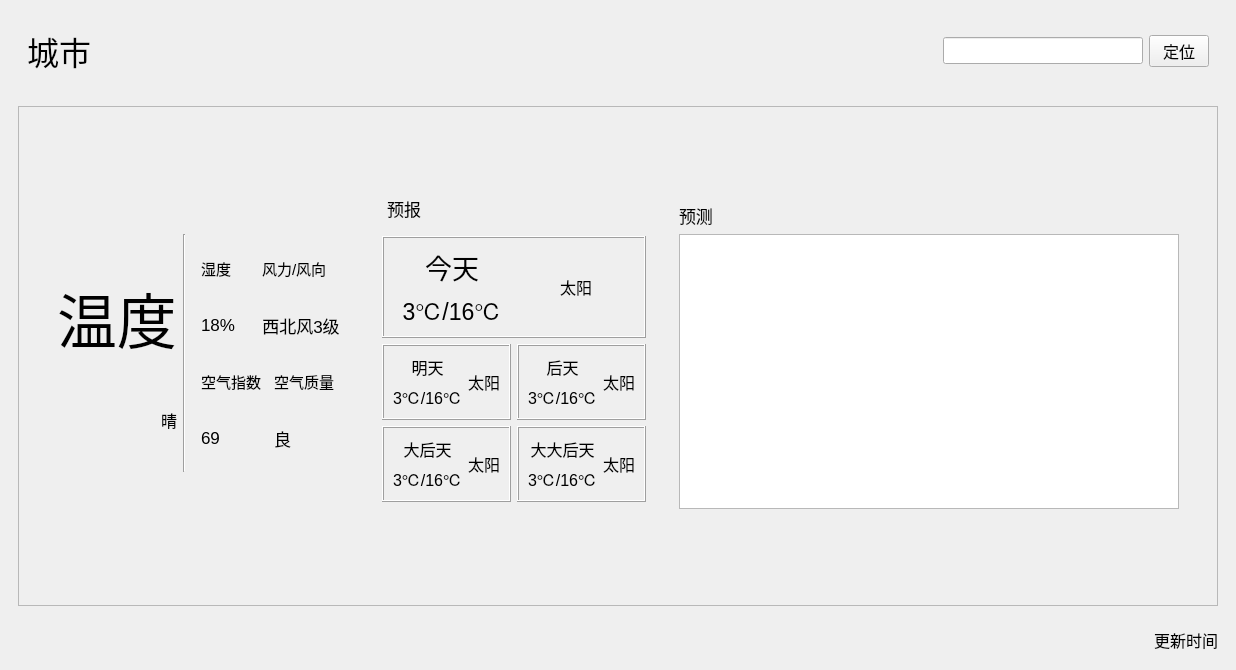
<?xml version="1.0" encoding="UTF-8"?>
<ui version="4.0">
 <class>MainWindow</class>
 <widget class="QMainWindow" name="MainWindow">
  <property name="geometry">
   <rect>
    <x>0</x>
    <y>0</y>
    <width>1236</width>
    <height>670</height>
   </rect>
  </property>
  <property name="minimumSize">
   <size>
    <width>400</width>
    <height>300</height>
   </size>
  </property>
  <property name="font">
   <font>
    <pointsize>12</pointsize>
   </font>
  </property>
  <property name="windowTitle">
   <string>MainWindow</string>
  </property>
  <property name="styleSheet">
   <string notr="true"/>
  </property>
  <widget class="QWidget" name="centralwidget">
   <property name="styleSheet">
    <string notr="true"/>
   </property>
   <layout class="QGridLayout" name="gridLayout_14">
    <item row="1" column="0">
     <widget class="QWidget" name="widget" native="true">
      <layout class="QGridLayout" name="gridLayout_4">
       <item row="0" column="0">
        <widget class="QWidget" name="widget_8" native="true">
         <layout class="QHBoxLayout" name="horizontalLayout">
          <item>
           <widget class="QLabel" name="labelCity">
            <property name="font">
             <font>
              <pointsize>24</pointsize>
             </font>
            </property>
            <property name="text">
             <string>城市</string>
            </property>
           </widget>
          </item>
          <item>
           <widget class="QLineEdit" name="lineEditSearch">
            <property name="maximumSize">
             <size>
              <width>200</width>
              <height>16777215</height>
             </size>
            </property>
           </widget>
          </item>
          <item>
           <widget class="QPushButton" name="btnSearch">
            <property name="maximumSize">
             <size>
              <width>60</width>
              <height>16777215</height>
             </size>
            </property>
            <property name="text">
             <string>定位</string>
            </property>
           </widget>
          </item>
         </layout>
        </widget>
       </item>
       <item row="4" column="0">
        <widget class="QScrollArea" name="scrollArea">
         <property name="minimumSize">
          <size>
           <width>500</width>
           <height>500</height>
          </size>
         </property>
         <property name="widgetResizable">
          <bool>true</bool>
         </property>
         <widget class="QWidget" name="scrollAreaWidgetContents">
          <property name="geometry">
           <rect>
            <x>0</x>
            <y>0</y>
            <width>1222</width>
            <height>481</height>
           </rect>
          </property>
          <layout class="QGridLayout" name="gridLayout_15">
           <item row="0" column="0">
            <widget class="QWidget" name="widget_2" native="true">
             <layout class="QGridLayout" name="gridLayout_11">
              <item row="0" column="3">
               <widget class="QWidget" name="widget_4" native="true">
                <layout class="QVBoxLayout" name="verticalLayout_8">
                 <item>
                  <spacer name="verticalSpacer_7">
                   <property name="orientation">
                    <enum>Qt::Vertical</enum>
                   </property>
                   <property name="sizeHint" stdset="0">
                    <size>
                     <width>20</width>
                     <height>40</height>
                    </size>
                   </property>
                  </spacer>
                 </item>
                 <item>
                  <widget class="QLabel" name="label_3">
                   <property name="font">
                    <font>
                     <pointsize>13</pointsize>
                    </font>
                   </property>
                   <property name="text">
                    <string>   预报</string>
                   </property>
                  </widget>
                 </item>
                 <item>
                  <widget class="QWidget" name="widget_7" native="true">
                   <layout class="QGridLayout" name="gridLayout_10">
                    <item row="0" column="0">
                     <widget class="QFrame" name="frame">
                      <property name="minimumSize">
                       <size>
                        <width>0</width>
                        <height>100</height>
                       </size>
                      </property>
                      <property name="frameShape">
                       <enum>QFrame::Box</enum>
                      </property>
                      <property name="frameShadow">
                       <enum>QFrame::Raised</enum>
                      </property>
                      <layout class="QGridLayout" name="gridLayout_9">
                       <item row="0" column="0">
                        <layout class="QVBoxLayout" name="verticalLayout_6">
                         <item>
                          <widget class="QLabel" name="labelDay1">
                           <property name="font">
                            <font>
                             <pointsize>20</pointsize>
                            </font>
                           </property>
                           <property name="text">
                            <string>今天</string>
                           </property>
                           <property name="alignment">
                            <set>Qt::AlignCenter</set>
                           </property>
                          </widget>
                         </item>
                         <item>
                          <widget class="QLabel" name="labelDay1Temperature">
                           <property name="font">
                            <font>
                             <pointsize>17</pointsize>
                            </font>
                           </property>
                           <property name="text">
                            <string>3℃/16℃</string>
                           </property>
                           <property name="alignment">
                            <set>Qt::AlignCenter</set>
                           </property>
                          </widget>
                         </item>
                        </layout>
                       </item>
                       <item row="0" column="1">
                        <widget class="QLabel" name="labelDay1WeatherImg">
                         <property name="text">
                          <string>太阳</string>
                         </property>
                         <property name="alignment">
                          <set>Qt::AlignCenter</set>
                         </property>
                        </widget>
                       </item>
                      </layout>
                     </widget>
                    </item>
                    <item row="1" column="0">
                     <layout class="QGridLayout" name="gridLayout">
                      <item row="0" column="1">
                       <widget class="QFrame" name="frame_2">
                        <property name="frameShape">
                         <enum>QFrame::Box</enum>
                        </property>
                        <property name="frameShadow">
                         <enum>QFrame::Raised</enum>
                        </property>
                        <layout class="QGridLayout" name="gridLayout_6">
                         <item row="0" column="0">
                          <layout class="QVBoxLayout" name="verticalLayout_2">
                           <item>
                            <widget class="QLabel" name="labelDay3">
                             <property name="text">
                              <string>后天</string>
                             </property>
                             <property name="alignment">
                              <set>Qt::AlignCenter</set>
                             </property>
                            </widget>
                           </item>
                           <item>
                            <widget class="QLabel" name="labelDay3Temperature">
                             <property name="text">
                              <string>3℃/16℃</string>
                             </property>
                             <property name="alignment">
                              <set>Qt::AlignCenter</set>
                             </property>
                            </widget>
                           </item>
                          </layout>
                         </item>
                         <item row="0" column="1">
                          <widget class="QLabel" name="labelDay3WeatherImg">
                           <property name="text">
                            <string>太阳</string>
                           </property>
                           <property name="alignment">
                            <set>Qt::AlignCenter</set>
                           </property>
                          </widget>
                         </item>
                        </layout>
                       </widget>
                      </item>
                      <item row="1" column="0">
                       <widget class="QFrame" name="frame_3">
                        <property name="frameShape">
                         <enum>QFrame::Box</enum>
                        </property>
                        <property name="frameShadow">
                         <enum>QFrame::Raised</enum>
                        </property>
                        <layout class="QGridLayout" name="gridLayout_7">
                         <item row="0" column="0">
                          <layout class="QVBoxLayout" name="verticalLayout_4">
                           <item>
                            <widget class="QLabel" name="labelDay4">
                             <property name="text">
                              <string>大后天</string>
                             </property>
                             <property name="alignment">
                              <set>Qt::AlignCenter</set>
                             </property>
                            </widget>
                           </item>
                           <item>
                            <widget class="QLabel" name="labelDay4Temperature">
                             <property name="text">
                              <string>3℃/16℃</string>
                             </property>
                             <property name="alignment">
                              <set>Qt::AlignCenter</set>
                             </property>
                            </widget>
                           </item>
                          </layout>
                         </item>
                         <item row="0" column="1">
                          <widget class="QLabel" name="labelDay4WeatherImg">
                           <property name="text">
                            <string>太阳</string>
                           </property>
                           <property name="alignment">
                            <set>Qt::AlignCenter</set>
                           </property>
                          </widget>
                         </item>
                        </layout>
                       </widget>
                      </item>
                      <item row="1" column="1">
                       <widget class="QFrame" name="frame_5">
                        <property name="frameShape">
                         <enum>QFrame::Box</enum>
                        </property>
                        <property name="frameShadow">
                         <enum>QFrame::Raised</enum>
                        </property>
                        <layout class="QGridLayout" name="gridLayout_8">
                         <item row="0" column="0">
                          <layout class="QVBoxLayout" name="verticalLayout_5">
                           <item>
                            <widget class="QLabel" name="labelDay5">
                             <property name="text">
                              <string>大大后天</string>
                             </property>
                             <property name="alignment">
                              <set>Qt::AlignCenter</set>
                             </property>
                            </widget>
                           </item>
                           <item>
                            <widget class="QLabel" name="labelDay5Temperature">
                             <property name="text">
                              <string>3℃/16℃</string>
                             </property>
                             <property name="alignment">
                              <set>Qt::AlignCenter</set>
                             </property>
                            </widget>
                           </item>
                          </layout>
                         </item>
                         <item row="0" column="1">
                          <widget class="QLabel" name="labelDay5WeatherImg">
                           <property name="text">
                            <string>太阳</string>
                           </property>
                           <property name="alignment">
                            <set>Qt::AlignCenter</set>
                           </property>
                          </widget>
                         </item>
                        </layout>
                       </widget>
                      </item>
                      <item row="0" column="0">
                       <widget class="QFrame" name="frame_4">
                        <property name="frameShape">
                         <enum>QFrame::Box</enum>
                        </property>
                        <property name="frameShadow">
                         <enum>QFrame::Raised</enum>
                        </property>
                        <property name="lineWidth">
                         <number>1</number>
                        </property>
                        <layout class="QGridLayout" name="gridLayout_5">
                         <item row="0" column="0">
                          <layout class="QVBoxLayout" name="verticalLayout">
                           <item>
                            <widget class="QLabel" name="labelDay2">
                             <property name="text">
                              <string>明天</string>
                             </property>
                             <property name="alignment">
                              <set>Qt::AlignCenter</set>
                             </property>
                            </widget>
                           </item>
                           <item>
                            <widget class="QLabel" name="labelDay2Temperature">
                             <property name="text">
                              <string>3℃/16℃</string>
                             </property>
                             <property name="textFormat">
                              <enum>Qt::RichText</enum>
                             </property>
                             <property name="alignment">
                              <set>Qt::AlignCenter</set>
                             </property>
                            </widget>
                           </item>
                          </layout>
                         </item>
                         <item row="0" column="1">
                          <widget class="QLabel" name="labelDay2WeatherImg">
                           <property name="text">
                            <string>太阳</string>
                           </property>
                           <property name="alignment">
                            <set>Qt::AlignCenter</set>
                           </property>
                          </widget>
                         </item>
                        </layout>
                       </widget>
                      </item>
                     </layout>
                    </item>
                   </layout>
                  </widget>
                 </item>
                 <item>
                  <spacer name="verticalSpacer_10">
                   <property name="orientation">
                    <enum>Qt::Vertical</enum>
                   </property>
                   <property name="sizeHint" stdset="0">
                    <size>
                     <width>20</width>
                     <height>40</height>
                    </size>
                   </property>
                  </spacer>
                 </item>
                </layout>
               </widget>
              </item>
              <item row="0" column="1">
               <widget class="QWidget" name="widget_3" native="true">
                <layout class="QGridLayout" name="gridLayout_12">
                 <item row="1" column="1">
                  <layout class="QVBoxLayout" name="verticalLayout_3">
                   <item>
                    <spacer name="verticalSpacer_3">
                     <property name="orientation">
                      <enum>Qt::Vertical</enum>
                     </property>
                     <property name="sizeHint" stdset="0">
                      <size>
                       <width>20</width>
                       <height>40</height>
                      </size>
                     </property>
                    </spacer>
                   </item>
                   <item>
                    <widget class="QLabel" name="labelTemperature">
                     <property name="font">
                      <font>
                       <pointsize>45</pointsize>
                      </font>
                     </property>
                     <property name="text">
                      <string>温度</string>
                     </property>
                    </widget>
                   </item>
                   <item>
                    <spacer name="verticalSpacer_4">
                     <property name="orientation">
                      <enum>Qt::Vertical</enum>
                     </property>
                     <property name="sizeHint" stdset="0">
                      <size>
                       <width>20</width>
                       <height>40</height>
                      </size>
                     </property>
                    </spacer>
                   </item>
                   <item>
                    <widget class="QLabel" name="labelWeather">
                     <property name="layoutDirection">
                      <enum>Qt::RightToLeft</enum>
                     </property>
                     <property name="text">
                      <string>晴</string>
                     </property>
                     <property name="alignment">
                      <set>Qt::AlignRight|Qt::AlignTrailing|Qt::AlignVCenter</set>
                     </property>
                    </widget>
                   </item>
                   <item>
                    <spacer name="verticalSpacer_6">
                     <property name="orientation">
                      <enum>Qt::Vertical</enum>
                     </property>
                     <property name="sizeHint" stdset="0">
                      <size>
                       <width>20</width>
                       <height>40</height>
                      </size>
                     </property>
                    </spacer>
                   </item>
                  </layout>
                 </item>
                 <item row="0" column="3">
                  <spacer name="verticalSpacer_8">
                   <property name="orientation">
                    <enum>Qt::Vertical</enum>
                   </property>
                   <property name="sizeHint" stdset="0">
                    <size>
                     <width>20</width>
                     <height>40</height>
                    </size>
                   </property>
                  </spacer>
                 </item>
                 <item row="2" column="3">
                  <spacer name="verticalSpacer_9">
                   <property name="orientation">
                    <enum>Qt::Vertical</enum>
                   </property>
                   <property name="sizeHint" stdset="0">
                    <size>
                     <width>20</width>
                     <height>40</height>
                    </size>
                   </property>
                  </spacer>
                 </item>
                 <item row="1" column="3">
                  <widget class="QWidget" name="widget_6" native="true">
                   <layout class="QVBoxLayout" name="verticalLayout_7">
                    <item>
                     <layout class="QGridLayout" name="gridLayout_2">
                      <item row="0" column="0">
                       <widget class="QLabel" name="label_22">
                        <property name="font">
                         <font>
                          <pointsize>11</pointsize>
                         </font>
                        </property>
                        <property name="text">
                         <string>湿度      </string>
                        </property>
                        <property name="alignment">
                         <set>Qt::AlignLeading|Qt::AlignLeft|Qt::AlignVCenter</set>
                        </property>
                       </widget>
                      </item>
                      <item row="0" column="1">
                       <widget class="QLabel" name="label_23">
                        <property name="font">
                         <font>
                          <pointsize>11</pointsize>
                         </font>
                        </property>
                        <property name="text">
                         <string>风力/风向</string>
                        </property>
                        <property name="alignment">
                         <set>Qt::AlignLeading|Qt::AlignLeft|Qt::AlignVCenter</set>
                        </property>
                       </widget>
                      </item>
                      <item row="1" column="0">
                       <widget class="QLabel" name="labelHumidity">
                        <property name="font">
                         <font>
                          <pointsize>13</pointsize>
                         </font>
                        </property>
                        <property name="layoutDirection">
                         <enum>Qt::LeftToRight</enum>
                        </property>
                        <property name="text">
                         <string>18%</string>
                        </property>
                        <property name="alignment">
                         <set>Qt::AlignLeading|Qt::AlignLeft|Qt::AlignVCenter</set>
                        </property>
                       </widget>
                      </item>
                      <item row="1" column="1">
                       <widget class="QLabel" name="labelWind">
                        <property name="font">
                         <font>
                          <pointsize>13</pointsize>
                         </font>
                        </property>
                        <property name="text">
                         <string>西北风3级</string>
                        </property>
                        <property name="alignment">
                         <set>Qt::AlignCenter</set>
                        </property>
                       </widget>
                      </item>
                     </layout>
                    </item>
                    <item>
                     <layout class="QGridLayout" name="gridLayout_3">
                      <item row="0" column="1">
                       <widget class="QLabel" name="label_27">
                        <property name="font">
                         <font>
                          <pointsize>11</pointsize>
                         </font>
                        </property>
                        <property name="text">
                         <string>空气质量</string>
                        </property>
                        <property name="alignment">
                         <set>Qt::AlignLeading|Qt::AlignLeft|Qt::AlignVCenter</set>
                        </property>
                       </widget>
                      </item>
                      <item row="0" column="0">
                       <widget class="QLabel" name="label_25">
                        <property name="font">
                         <font>
                          <pointsize>11</pointsize>
                         </font>
                        </property>
                        <property name="text">
                         <string>空气指数</string>
                        </property>
                        <property name="alignment">
                         <set>Qt::AlignLeading|Qt::AlignLeft|Qt::AlignVCenter</set>
                        </property>
                       </widget>
                      </item>
                      <item row="1" column="1">
                       <widget class="QLabel" name="labelAirQuality">
                        <property name="font">
                         <font>
                          <pointsize>13</pointsize>
                         </font>
                        </property>
                        <property name="layoutDirection">
                         <enum>Qt::LeftToRight</enum>
                        </property>
                        <property name="text">
                         <string>良</string>
                        </property>
                        <property name="alignment">
                         <set>Qt::AlignLeading|Qt::AlignLeft|Qt::AlignVCenter</set>
                        </property>
                       </widget>
                      </item>
                      <item row="1" column="0">
                       <widget class="QLabel" name="labelAirIndex">
                        <property name="font">
                         <font>
                          <pointsize>13</pointsize>
                         </font>
                        </property>
                        <property name="layoutDirection">
                         <enum>Qt::LeftToRight</enum>
                        </property>
                        <property name="text">
                         <string>69</string>
                        </property>
                        <property name="alignment">
                         <set>Qt::AlignLeading|Qt::AlignLeft|Qt::AlignVCenter</set>
                        </property>
                       </widget>
                      </item>
                     </layout>
                    </item>
                   </layout>
                  </widget>
                 </item>
                 <item row="1" column="2">
                  <widget class="Line" name="line">
                   <property name="orientation">
                    <enum>Qt::Vertical</enum>
                   </property>
                  </widget>
                 </item>
                </layout>
               </widget>
              </item>
              <item row="0" column="0">
               <spacer name="horizontalSpacer">
                <property name="orientation">
                 <enum>Qt::Horizontal</enum>
                </property>
                <property name="sizeHint" stdset="0">
                 <size>
                  <width>40</width>
                  <height>20</height>
                 </size>
                </property>
               </spacer>
              </item>
              <item row="0" column="4">
               <spacer name="horizontalSpacer_4">
                <property name="orientation">
                 <enum>Qt::Horizontal</enum>
                </property>
                <property name="sizeHint" stdset="0">
                 <size>
                  <width>20</width>
                  <height>20</height>
                 </size>
                </property>
               </spacer>
              </item>
              <item row="0" column="5" rowspan="2">
               <widget class="QWidget" name="widget_5" native="true">
                <layout class="QGridLayout" name="gridLayout_13">
                 <item row="1" column="0">
                  <widget class="QLabel" name="label_4">
                   <property name="font">
                    <font>
                     <pointsize>13</pointsize>
                    </font>
                   </property>
                   <property name="text">
                    <string>预测</string>
                   </property>
                  </widget>
                 </item>
                 <item row="3" column="0">
                  <spacer name="verticalSpacer_11">
                   <property name="orientation">
                    <enum>Qt::Vertical</enum>
                   </property>
                   <property name="sizeHint" stdset="0">
                    <size>
                     <width>20</width>
                     <height>40</height>
                    </size>
                   </property>
                  </spacer>
                 </item>
                 <item row="2" column="0">
                  <widget class="QWChartView" name="chartView">
                   <property name="minimumSize">
                    <size>
                     <width>500</width>
                     <height>275</height>
                    </size>
                   </property>
                  </widget>
                 </item>
                 <item row="0" column="0">
                  <spacer name="verticalSpacer_5">
                   <property name="orientation">
                    <enum>Qt::Vertical</enum>
                   </property>
                   <property name="sizeHint" stdset="0">
                    <size>
                     <width>20</width>
                     <height>40</height>
                    </size>
                   </property>
                  </spacer>
                 </item>
                </layout>
               </widget>
              </item>
              <item row="0" column="2">
               <spacer name="horizontalSpacer_3">
                <property name="orientation">
                 <enum>Qt::Horizontal</enum>
                </property>
                <property name="sizeHint" stdset="0">
                 <size>
                  <width>0</width>
                  <height>0</height>
                 </size>
                </property>
               </spacer>
              </item>
              <item row="0" column="6">
               <spacer name="horizontalSpacer_2">
                <property name="orientation">
                 <enum>Qt::Horizontal</enum>
                </property>
                <property name="sizeHint" stdset="0">
                 <size>
                  <width>40</width>
                  <height>20</height>
                 </size>
                </property>
               </spacer>
              </item>
             </layout>
            </widget>
           </item>
          </layout>
         </widget>
        </widget>
       </item>
       <item row="1" column="0">
        <spacer name="verticalSpacer">
         <property name="orientation">
          <enum>Qt::Vertical</enum>
         </property>
         <property name="sizeHint" stdset="0">
          <size>
           <width>20</width>
           <height>40</height>
          </size>
         </property>
        </spacer>
       </item>
       <item row="6" column="0">
        <widget class="QLabel" name="labelTime">
         <property name="text">
          <string>更新时间</string>
         </property>
         <property name="alignment">
          <set>Qt::AlignRight|Qt::AlignTrailing|Qt::AlignVCenter</set>
         </property>
        </widget>
       </item>
       <item row="5" column="0">
        <spacer name="verticalSpacer_2">
         <property name="orientation">
          <enum>Qt::Vertical</enum>
         </property>
         <property name="sizeHint" stdset="0">
          <size>
           <width>20</width>
           <height>40</height>
          </size>
         </property>
        </spacer>
       </item>
      </layout>
     </widget>
    </item>
   </layout>
  </widget>
 </widget>
 <customwidgets>
  <customwidget>
   <class>QWChartView</class>
   <extends>QGraphicsView</extends>
   <header location="global">qwchartview.h</header>
  </customwidget>
 </customwidgets>
 <resources/>
 <connections/>
</ui>
